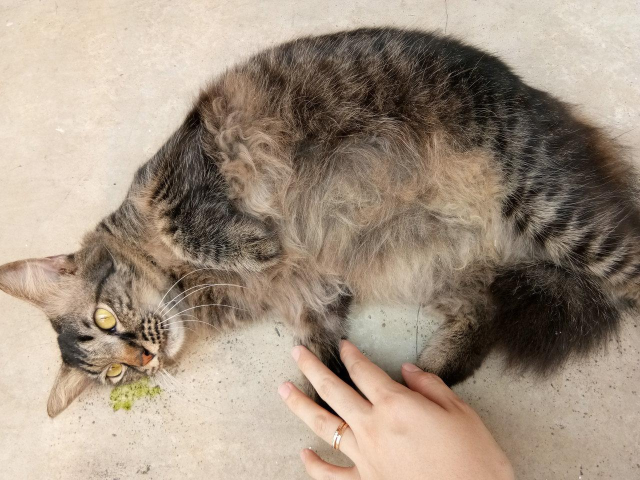
#> input picture train/0337f2ce81eef33554ccabb17e2d8992.jpg, 1280 x 960 px (shown at 1/2 size); its folder holds only this picture in this run
$ python hog_features.py
#> lines starting #> are read from the running program, lines starting #| are printed output that depends on the picture
#load in packages
import os
import pandas as pd
from glob import glob
import numpy as np
import matplotlib.pyplot as plt
import seaborn as sns
from pathlib import Path


#source path (where the Pawpularity contest data resides)
path ="C:/Users/Leonor Moura/Documents/faculdade/bioengenharia/BIOMEDICA 3/Mestrado/daco/projeto/"

#Get the metadata (the .csv data) and put it into DataFrames
train_df = pd.read_csv(path + 'train.csv')
#> (reads train.csv from the repository)
#test_df = pd.read_csv(path + 'test.csv')

#Get the image data (the .jpg data) and put it into lists of filenames
train_jpg = glob(path + "train/*.jpg")
#test_jpg= glob(path + "test/*.jpg")

#extract features from image
import cv2 as cv
from skimage.feature import hog
from skimage import data, exposure

# Example code for extracting HOG features for all images in the training set

hog_features = []

for image_path in train_jpg[0:50]:
    # Load image
    image = cv.imread(image_path)
#> image is the input picture: shape (960, 1280, 3); mean B, G, R 129.6, 146.1, 162.5
    # Convert to grayscale
    image = cv.cvtColor(image, cv.COLOR_BGR2GRAY)
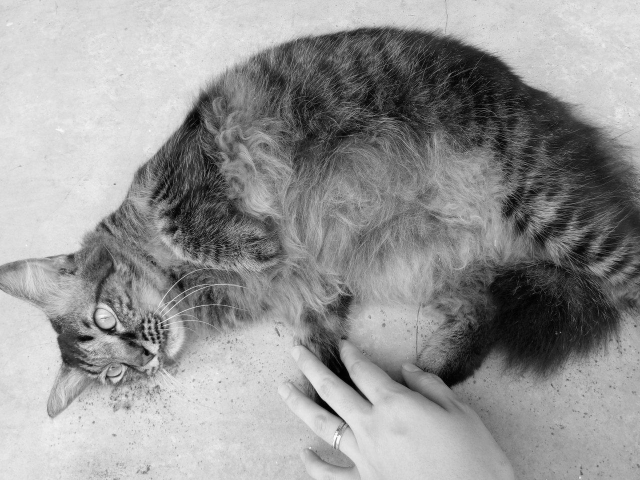
#> image: shape (960, 1280) (shown at 1/2 size); min 0, max 255, mean 149.1
    # Resize image
    image = cv.resize(image, (128, 64))
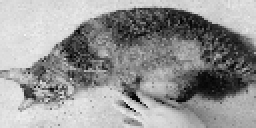
#> image: shape (64, 128) (shown 2 times larger); min 1, max 246, mean 149.2
    # Extract HOG features
    fd, hog_image = hog(image, orientations=8, pixels_per_cell=(16, 16),
                        cells_per_block=(1, 1), visualize=True)
#> fd = 256 values, max 0.498 at index 228, min 0.0813 at index 225, mean 0.349
    # Append HOG features to the list
    hog_features.append(fd)

hog_features = np.array(hog_features)
# Add HOG features to the training DataFrame using pd.concat(axis=1)
hog_columns = [f'hog_{i}' for i in range(hog_features.shape[1])]
train_df = pd.concat([train_df, pd.DataFrame(hog_features, columns=hog_columns)], axis=1)
#> train_df = table of 9912 rows and 270 columns

# Example code for scatter plot
for hog_column in hog_columns:
    plt.scatter(train_df['Pawpularity'], train_df[hog_column], label=hog_column)


plt.xlabel('Pawpularity')
plt.ylabel('HOG Feature')
plt.title('Relationship between HOG Feature and Pawpularity')
plt.show()
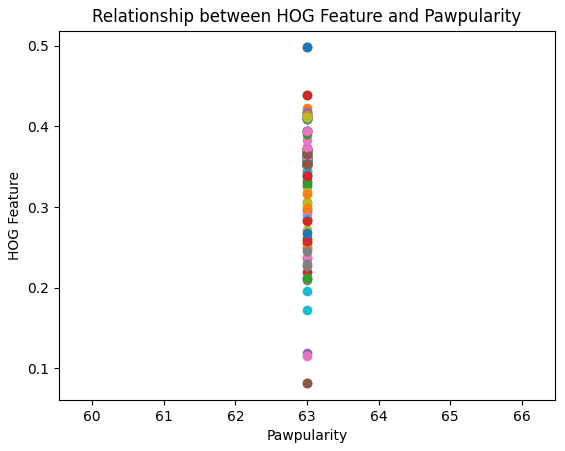
#> figure drawn by matplotlib, 1 panel
